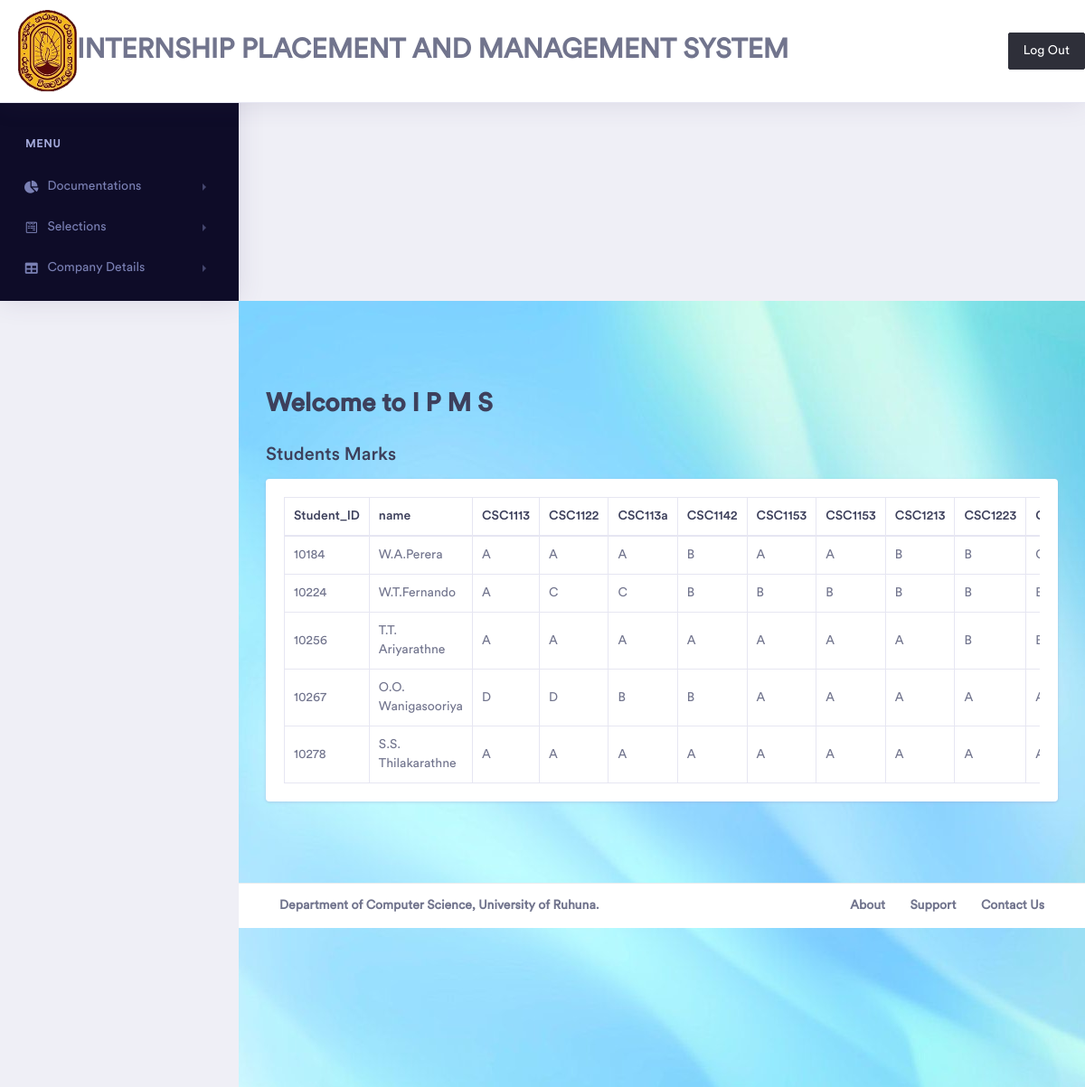
/lec_Student_details.php, run on the app's committed database.
### tables this page shows
CREATE TABLE `student_marks` (
  `Student_ID` varchar(50) NOT NULL,
  `name` varchar(50) NOT NULL,
  `CSC1113` varchar(50) NOT NULL,
  `CSC1122` varchar(50) NOT NULL,
  `CSC113a` varchar(50) NOT NULL,
  `CSC1142` varchar(50) NOT NULL,
  `CSC1153` varchar(50) NOT NULL,
  `CSC1213` varchar(50) NOT NULL,
  `CSC1223` varchar(50) NOT NULL,
  `CSC1233` varchar(50) NOT NULL,
  `CSC1242` varchar(50) NOT NULL,
  `CSC1251` varchar(50) NOT NULL,
  `CSC2113` varchar(50) NOT NULL,
  `CSC2123` varchar(50) NOT NULL,
  `CSC2133` varchar(50) NOT NULL,
  `CSC2143` varchar(50) NOT NULL,
  `CSC2222` varchar(50) NOT NULL,
  `CSC2213` varchar(50) NOT NULL,
  `CSC2233` varchar(50) NOT NULL,
  `CSC2242` varchar(50) NOT NULL,
  `CSC2252` varchar(50) NOT NULL,
  `CSC2263` varchar(50) NOT NULL,
  `CSC2272` varchar(50) NOT NULL
);

### lec_Student_details.php (the view, shortened to what this page needs)
<?php require_once('connection.php');?>
<!doctype html>
<html lang="en">
<head>
    <link rel="stylesheet" href="assets/vendor/bootstrap/css/bootstrap.min.css">
    <link href="assets/vendor/fonts/circular-std/style.css" rel="stylesheet">
    <link rel="stylesheet" href="assets/libs/css/style.css">
    <link rel="stylesheet" href="assets/vendor/fonts/fontawesome/css/fontawesome-all.css">
</head>
<body>
    <div class="dashboard-main-wrapper">
        <div class="dashboard-header">
            <nav class="navbar navbar-expand-lg bg-white fixed-top">
                <a class="navbar-brand"><img style="width: 65px" src="img/logo.png">Internship Placement and Management System</a>
                <div class="collapse navbar-collapse " id="navbarSupportedContent">
                    <ul class="navbar-nav ml-auto navbar-right-top">
                        <li class="nav-item dropdown nav-user">
                           <a href="welcome_page.php" class="btn btn-dark">Log Out</a>
                        </li>
                    </ul>
                </div>
            </nav>
        </div>
       <div class="nav-left-sidebar sidebar-dark">
            <div class="menu-list">
                <nav class="navbar navbar-expand-lg navbar-light">
                    <div class="collapse navbar-collapse" id="navbarNav">
                        <ul class="navbar-nav flex-column">
                            <li class="nav-divider">
                                </br></br>Menu
                            </li>
                            <li class="nav-item">
                                <a class="nav-link" href="#" data-toggle="collapse" aria-expanded="false" data-target="#submenu-3" aria-controls="submenu-3"><i class="fas fa-fw fa-chart-pie"></i>Documentations</a>
                            </li>
                            <li class="nav-item ">
                                <a class="nav-link" href="#" data-toggle="collapse" aria-expanded="false" data-target="#submenu-4" aria-controls="submenu-4"><i class="fab fa-fw fa-wpforms"></i>Selections</a>
                            </li>
                            <li class="nav-item">
                                <a class="nav-link" href="#" data-toggle="collapse" aria-expanded="false" data-target="#submenu-5" aria-controls="submenu-5"><i class="fas fa-fw fa-table"></i>Company Details</a>
                            </li>
                        </ul>
                    </div>
                </nav>
            </div>
        </div>
        <div class="dashboard-wrapper" style='background-image: url(img/bdl.jpg)'>
            <div class="dashboard-ecommerce">
                <div class="container-fluid dashboard-content ">
                    <div class="row" >
                        <div class="col-xl-12 col-lg-12 col-md-12 col-sm-12 col-12">
                            <div class="page-header">
                                <h2 class="pageheader-title"><br><br><h2><b>Welcome to I P M S</h2> </h2>
                            </div>
                        </div>
                    </div>
                    <h3>Students Marks</h3>
                    <div class="row">
 <div class="col-xl-12 col-lg-12 col-md-12 col-sm-12 col-12">
     <div class="card">
         <div class="card-body">
             <div class="table-responsive">
           <table class="table table-bordered">
            <thead>
                    <tr>
                        <th>Student_ID</th>
                        <th>name</th>
                        <th>CSC1113</th>
                        <th>CSC1122</td>
                        <th>CSC113a</th>
                        <th>CSC1142</th>
                        <th>CSC1153</th>
                        <th>CSC1153</th>
                        <th>CSC1213</th>
                        <th>CSC1223</th>
                        <th>CSC1233</th>
                    </tr>
                  </thead>
            <?php
                $SQLSELECT = "SELECT * FROM student_marks ";
                $result_set =  mysqli_query($connection, $SQLSELECT);
                while($row = mysqli_fetch_array($result_set))
                {
                ?>
                    <tr>
                        <td><?php echo $row['Student_ID']; ?></td>
                        <td><?php echo $row['name']; ?></td>
                        <td><?php echo $row['CSC1113']; ?></td>
                        <td><?php echo $row['CSC1122']; ?></td>
                        <td><?php echo $row['CSC113a']; ?></td>
                        <td><?php echo $row['CSC1142']; ?></td>
                        <td><?php echo $row['CSC1153']; ?></td>
                        <td><?php echo $row['CSC1153']; ?></td>
                        <td><?php echo $row['CSC1213']; ?></td>
                        <td><?php echo $row['CSC1223']; ?></td>
                        <td><?php echo $row['CSC1233']; ?></td>
                    </tr>
                <?php
                }
            ?>
        </table>
             </div>
         </div>
     </div>
 </div>
                    </div>
                </div>
                <div class="footer">
                    <div class="container-fluid">
                        <div class="row">
                            <div class="col-xl-6 col-lg-6 col-md-6 col-sm-12 col-12">
                                Department of Computer Science, University of Ruhuna</a>.
                            </div>
                            <div class="col-xl-6 col-lg-6 col-md-6 col-sm-12 col-12">
                                <div class="text-md-right footer-links d-none d-sm-block">
                                    <a href="javascript: void(0);">About</a>
                                    <a href="javascript: void(0);">Support</a>
                                    <a href="javascript: void(0);">Contact Us</a>
                                </div>
                            </div>
                        </div>
                    </div>
                </div>
            </div>
        </div>
    </div>
</body>
</html>

### data on the page
student_marks: Student_ID "10184", name "W.A.Perera", CSC1113 "A", CSC1122 "A", CSC113a "A", CSC1142 "B", CSC1153 "A", CSC1213 "B", CSC1223 "B"
student_marks: Student_ID "10224", name "W.T.Fernando", CSC1113 "A", CSC1122 "C", CSC113a "C", CSC1142 "B", CSC1153 "B", CSC1213 "B", CSC1223 "B"
student_marks: Student_ID "10256", name "T.T. Ariyarathne", CSC1113 "A", CSC1122 "A", CSC113a "A", CSC1142 "A", CSC1153 "A", CSC1213 "A", CSC1223 "B"
student_marks: Student_ID "10267", name "O.O. Wanigasooriya", CSC1113 "D", CSC1122 "D", CSC113a "B", CSC1142 "B", CSC1153 "A", CSC1213 "A", CSC1223 "A"
student_marks: Student_ID "10278", name "S.S. Thilakarathne", CSC1113 "A", CSC1122 "A", CSC113a "A", CSC1142 "A", CSC1153 "A", CSC1213 "A", CSC1223 "A"
